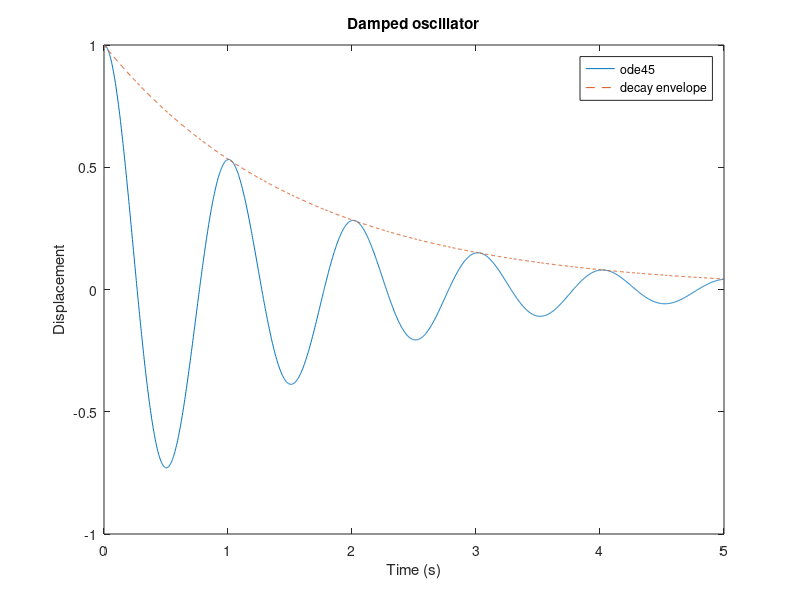

The MATLAB script that drew this image:
% Damped mass-spring: x'' + 2*zeta*wn*x' + wn^2*x = 0, against the closed form
wn = 2*pi;  zeta = 0.1;
f = @(t, x) [x(2); -2*zeta*wn*x(2) - wn^2*x(1)];

opts = struct('RelTol', 1e-8, 'AbsTol', 1e-10);
[t, x] = ode45(f, [0 5], [1; 0], opts);

wd = wn*sqrt(1 - zeta^2);
exact = exp(-zeta*wn*t) .* (cos(wd*t) + zeta*wn/wd*sin(wd*t));

fprintf('Damping ratio %.2f, damped frequency %.3f Hz\n', zeta, wd/(2*pi));
fprintf('Largest difference from the closed form: %.1e\n', max(abs(x(:, 1) - exact)));

plot(t, x(:, 1));
hold on;
plot(t, exp(-zeta*wn*t), '--');
legend('ode45', 'decay envelope');
title('Damped oscillator');
xlabel('Time (s)');
ylabel('Displacement');
